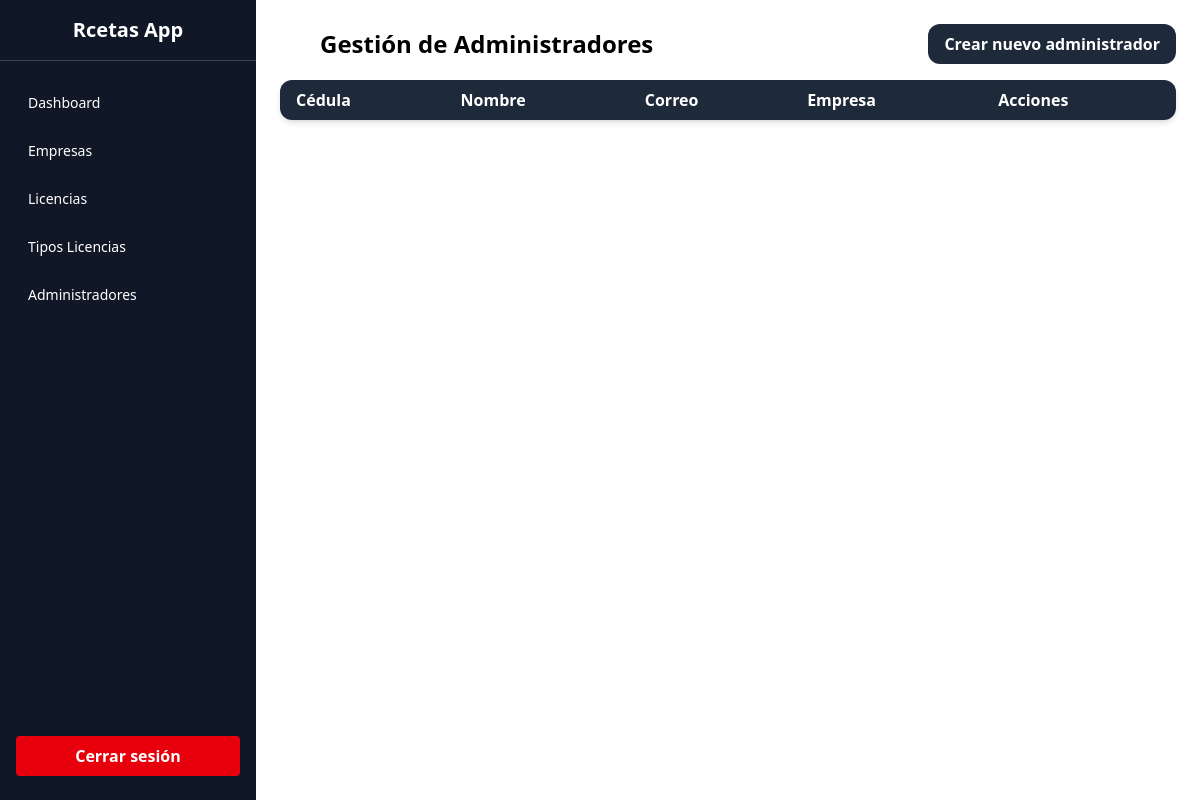
The page /views/superadmin/admins/index.php on the database as committed earlier.
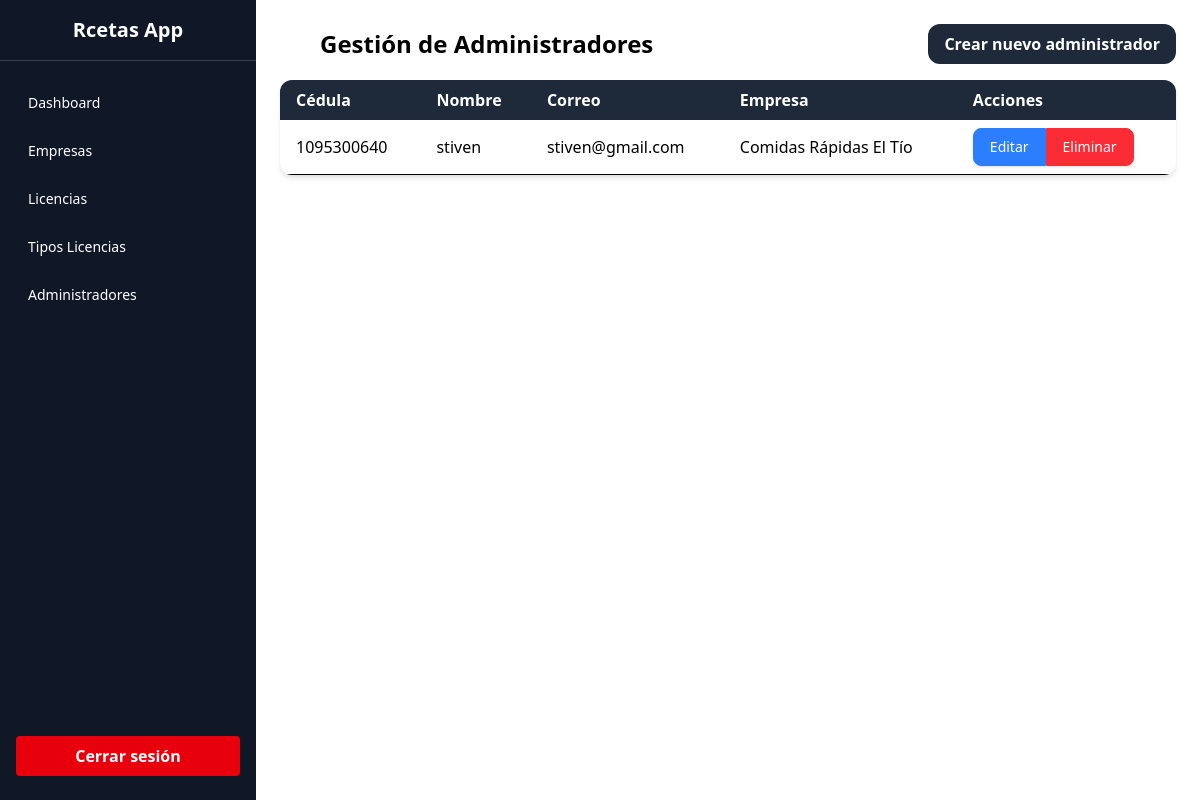
The same page on the database as committed later.
### tables this page shows
CREATE TABLE `usuarios` (
  `cedula` varchar(20) NOT NULL,
  `nombre` varchar(100) NOT NULL,
  `correo` varchar(100) NOT NULL,
  `nit_empresa` varchar(20) DEFAULT NULL,
  `contraseña` varchar(500) NOT NULL,
  `rol_id` int(11) NOT NULL
);

CREATE TABLE `empresas` (
  `nit` varchar(20) NOT NULL,
  `nombre` varchar(100) NOT NULL,
  `direccion` varchar(150) DEFAULT NULL,
  `telefono` varchar(20) DEFAULT NULL,
  `correo` varchar(100) DEFAULT NULL
);

### views/superadmin/admins/index.php (the view, shortened to what this page needs)
<?php
$conex = new Database;
$pdo = $conex->conectar();
$stmt = $pdo->query("SELECT usuarios.cedula, usuarios.nombre, usuarios.correo, empresas.nombre AS empresa FROM usuarios LEFT JOIN empresas ON usuarios.nit_empresa = empresas.nit WHERE usuarios.rol_id = 2;");
$admins = $stmt->fetchAll(PDO::FETCH_ASSOC);
?>
<!DOCTYPE html>
<html lang="es">
<?php include '../../../partials/head.php'; ?>
<body class="flex">
    <?php include '../../../partials/sidebaradm.php'; ?>
    <main class="p-6 w-full md:ml-64">
        <div class="flex justify-between items-center mb-4">
            <h1 class="text-2xl font-bold pl-10">Gestión de Administradores</h1>
            <a href="<?= BASE_URL ?>views/superadmin/admins/crear.php"
               class="bg-gray-800 hover:bg-gray-900 text-white font-semibold py-2 px-4 rounded-xl transition">
                Crear nuevo administrador
            </a>
        </div>
        <div class="overflow-x-auto rounded-xl shadow-md bg-white">
            <table class="min-w-full">
                <thead class="bg-gray-800 text-white text-left">
                    <tr>
                        <th class="px-4 py-2">Cédula</th>
                        <th class="px-4 py-2">Nombre</th>
                        <th class="px-4 py-2">Correo</th>
                        <th class="px-4 py-2">Empresa</th>
                        <th class="px-4 py-2">Acciones</th>
                    </tr>
                </thead>
                <tbody>
                    <?php foreach ($admins as $admin): ?>
                        <tr class="border-b hover:bg-gray-100">
                            <td class="px-4 py-2"><?= htmlspecialchars($admin['cedula']) ?></td>
                            <td class="px-4 py-2"><?= htmlspecialchars($admin['nombre']) ?></td>
                            <td class="px-4 py-2"><?= htmlspecialchars($admin['correo']) ?></td>
                            <td class="px-4 py-2"><?= htmlspecialchars($admin['empresa'] ?? 'Sin asignar') ?></td>
                            <td class="px-4 py-2">
                                <div class="inline-flex rounded-md shadow-sm" role="group">
                                    <a href="<?= BASE_URL ?>views/superadmin/admins/editar.php?cedula=<?= urlencode($admin['cedula']) ?>"
                                       class="px-4 py-2 text-sm font-medium text-white bg-blue-500 border border-blue-500 rounded-l-lg hover:bg-blue-600 focus:z-10 focus:ring-2 focus:ring-blue-500 focus:outline-none">
                                        Editar
                                    </a>
                                    <form action="<?= BASE_URL ?>views/superadmin/admins/eliminar.php" method="POST" class="inline">
                                        <button type="submit"
                                                class="px-4 py-2 text-sm font-medium text-white bg-red-500 border border-red-500 rounded-r-lg hover:bg-red-600 focus:z-10 focus:ring-2 focus:ring-red-500 focus:outline-none">
                                            Eliminar
                                        </button>
                                    </form>
                                </div>
                            </td>
                        </tr>
                    <?php endforeach; ?>
                </tbody>
            </table>
        </div>
    </main>
</body>
</html>

Rows that differ between the two databases and show on the page:
added usuarios: cedula "1095300640", nombre "stiven", correo "stiven@gmail.com", nit_empresa.nombre "Comidas Rápidas El Tío"
